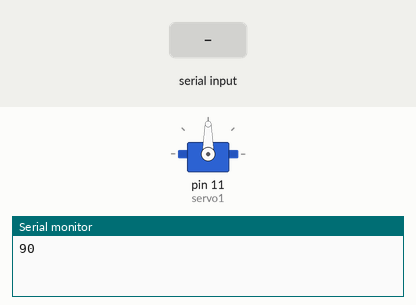
Recording of a sketch running on a simulated Arduino Uno, built with avr-gcc and run on an emulated ATmega328P. Shown: servo, the last lines printed to the serial monitor. Inputs (shaded band) come from the test bench.

Above: at 1.2 s.
1.3 s: "90,45\n" received over Serial
At 2.3 s:
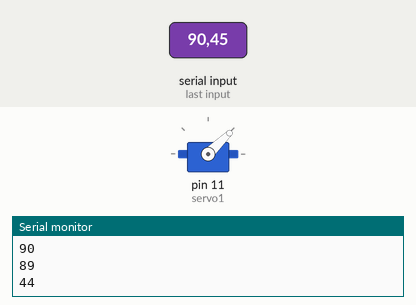
2.8 s: "30,150\n" received over Serial
At 3.5 s:
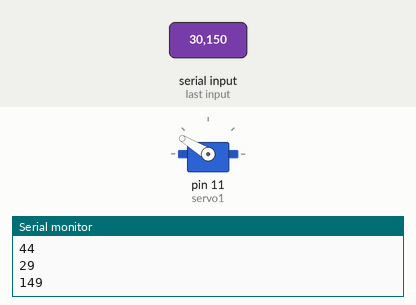
4.3 s: "5\n" received over Serial
At 5.2 s:
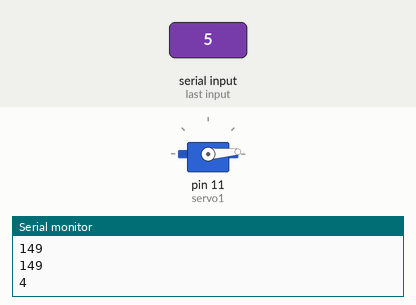
5.8 s: "200\n" received over Serial
At 6.4 s:
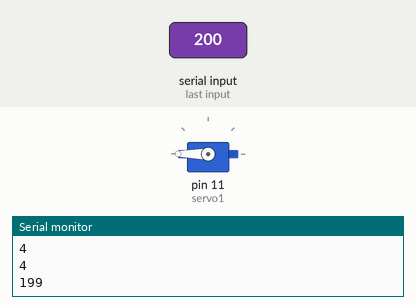
7.3 s: "90\n" received over Serial
At 8.7 s:
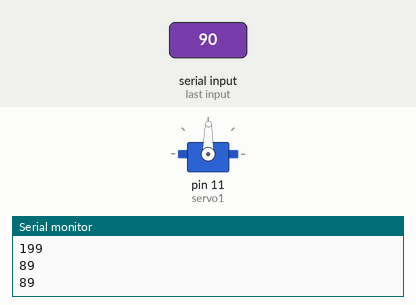
Timing chart, 0 to 9.8 s (numbered marks = the images above; inputs shaded):
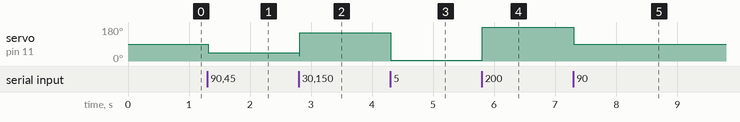

Measured:
- after the input at 1.3 s, servo on pin 11 (servo1): 90° → 44° at once
- after the input at 2.8 s, servo on pin 11 (servo1): 44° → 149° at once
- after the input at 4.3 s, servo on pin 11 (servo1): 149° → 4° at once
- after the input at 5.8 s, servo on pin 11 (servo1): 4° → 180° at once
- after the input at 7.3 s, servo on pin 11 (servo1): 180° → 89° at once

The sketch:

servo.ino
```cpp
#include <Servo.h>
#include <stdlib.h>

Servo servo1;
int angle = 91;

void setup() {

Serial.begin(9600);
servo1.attach(11);

}


void loop() {
  int x = Serial.parseInt();
  if (x != 0) {
    angle = x;
  }
  Serial.println(angle-1);
  servo1.write(angle-1);
  delay(15);


}
```
